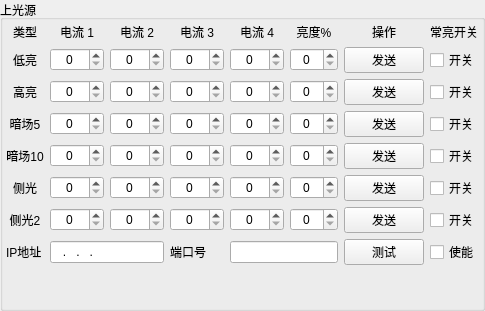
    <widget class="QGroupBox" name="groupBox_0">
     <property name="enabled">
      <bool>true</bool>
     </property>
     <property name="title">
      <string>上光源</string>
     </property>
     <layout class="QGridLayout" name="gridLayout_4">
      <property name="leftMargin">
       <number>3</number>
      </property>
      <property name="topMargin">
       <number>3</number>
      </property>
      <property name="rightMargin">
       <number>3</number>
      </property>
      <property name="bottomMargin">
       <number>3</number>
      </property>
      <item row="0" column="0">
       <layout class="QGridLayout" name="gridLayout">
        <item row="4" column="3">
         <widget class="QDoubleSpinBox" name="doubleSpinBox_0_cd4_3">
          <property name="alignment">
           <set>Qt::AlignCenter</set>
          </property>
          <property name="decimals">
           <number>0</number>
          </property>
          <property name="maximum">
           <double>4095.000000000000000</double>
          </property>
         </widget>
        </item>
        <item row="2" column="6">
         <widget class="QPushButton" name="pushButton_0_cd2">
          <property name="text">
           <string>发送</string>
          </property>
         </widget>
        </item>
        <item row="4" column="5">
         <widget class="QDoubleSpinBox" name="doubleSpinBox_0_cd4_5">
          <property name="enabled">
           <bool>true</bool>
          </property>
          <property name="alignment">
           <set>Qt::AlignCenter</set>
          </property>
          <property name="decimals">
           <number>0</number>
          </property>
          <property name="maximum">
           <double>100.000000000000000</double>
          </property>
         </widget>
        </item>
        <item row="2" column="5">
         <widget class="QDoubleSpinBox" name="doubleSpinBox_0_cd2_5">
          <property name="enabled">
           <bool>true</bool>
          </property>
          <property name="alignment">
           <set>Qt::AlignCenter</set>
          </property>
          <property name="decimals">
           <number>0</number>
          </property>
          <property name="maximum">
           <double>100.000000000000000</double>
          </property>
         </widget>
        </item>
        <item row="1" column="6">
         <widget class="QPushButton" name="pushButton_0_cd1">
          <property name="text">
           <string>发送</string>
          </property>
         </widget>
        </item>
        <item row="4" column="1">
         <widget class="QDoubleSpinBox" name="doubleSpinBox_0_cd4_1">
          <property name="alignment">
           <set>Qt::AlignCenter</set>
          </property>
          <property name="decimals">
           <number>0</number>
          </property>
          <property name="maximum">
           <double>4095.000000000000000</double>
          </property>
         </widget>
        </item>
        <item row="3" column="5">
         <widget class="QDoubleSpinBox" name="doubleSpinBox_0_cd3_5">
          <property name="enabled">
           <bool>true</bool>
          </property>
          <property name="alignment">
           <set>Qt::AlignCenter</set>
          </property>
          <property name="decimals">
           <number>0</number>
          </property>
          <property name="maximum">
           <double>100.000000000000000</double>
          </property>
         </widget>
        </item>
        <item row="3" column="6">
         <widget class="QPushButton" name="pushButton_0_cd3">
          <property name="text">
           <string>发送</string>
          </property>
         </widget>
        </item>
        <item row="4" column="0">
         <widget class="QLabel" name="label_0_4">
          <property name="text">
           <string>暗场10</string>
          </property>
          <property name="alignment">
           <set>Qt::AlignCenter</set>
          </property>
         </widget>
        </item>
        <item row="3" column="4">
         <widget class="QDoubleSpinBox" name="doubleSpinBox_0_cd3_4">
          <property name="alignment">
           <set>Qt::AlignCenter</set>
          </property>
          <property name="decimals">
           <number>0</number>
          </property>
          <property name="maximum">
           <double>4095.000000000000000</double>
          </property>
         </widget>
        </item>
        <item row="4" column="4">
         <widget class="QDoubleSpinBox" name="doubleSpinBox_0_cd4_4">
          <property name="alignment">
           <set>Qt::AlignCenter</set>
          </property>
          <property name="decimals">
           <number>0</number>
          </property>
          <property name="maximum">
           <double>4095.000000000000000</double>
          </property>
         </widget>
        </item>
        <item row="3" column="3">
         <widget class="QDoubleSpinBox" name="doubleSpinBox_0_cd3_3">
          <property name="alignment">
           <set>Qt::AlignCenter</set>
          </property>
          <property name="decimals">
           <number>0</number>
          </property>
          <property name="maximum">
           <double>4095.000000000000000</double>
          </property>
         </widget>
        </item>
        <item row="3" column="2">
         <widget class="QDoubleSpinBox" name="doubleSpinBox_0_cd3_2">
          <property name="alignment">
           <set>Qt::AlignCenter</set>
          </property>
          <property name="decimals">
           <number>0</number>
          </property>
          <property name="maximum">
           <double>4095.000000000000000</double>
          </property>
         </widget>
        </item>
        <item row="3" column="1">
         <widget class="QDoubleSpinBox" name="doubleSpinBox_0_cd3_1">
          <property name="alignment">
           <set>Qt::AlignCenter</set>
          </property>
          <property name="decimals">
           <number>0</number>
          </property>
          <property name="maximum">
           <double>4095.000000000000000</double>
          </property>
         </widget>
        </item>
        <item row="5" column="1">
         <widget class="QDoubleSpinBox" name="doubleSpinBox_0_cd5_1">
          <property name="alignment">
           <set>Qt::AlignCenter</set>
          </property>
          <property name="decimals">
           <number>0</number>
          </property>
          <property name="maximum">
           <double>4095.000000000000000</double>
          </property>
         </widget>
        </item>
        <item row="5" column="7">
         <widget class="QCheckBox" name="checkBox_0_cd5">
          <property name="text">
           <string>开关</string>
          </property>
         </widget>
        </item>
        <item row="4" column="2">
         <widget class="QDoubleSpinBox" name="doubleSpinBox_0_cd4_2">
          <property name="alignment">
           <set>Qt::AlignCenter</set>
          </property>
          <property name="decimals">
           <number>0</number>
          </property>
          <property name="maximum">
           <double>4095.000000000000000</double>
          </property>
         </widget>
        </item>
        <item row="3" column="0">
         <widget class="QLabel" name="label_0_3">
          <property name="text">
           <string>暗场5</string>
          </property>
          <property name="alignment">
           <set>Qt::AlignCenter</set>
          </property>
         </widget>
        </item>
        <item row="5" column="5">
         <widget class="QDoubleSpinBox" name="doubleSpinBox_0_cd5_5">
          <property name="enabled">
           <bool>true</bool>
          </property>
          <property name="alignment">
           <set>Qt::AlignCenter</set>
          </property>
          <property name="decimals">
           <number>0</number>
          </property>
          <property name="maximum">
           <double>100.000000000000000</double>
          </property>
         </widget>
        </item>
        <item row="5" column="4">
         <widget class="QDoubleSpinBox" name="doubleSpinBox_0_cd5_4">
          <property name="alignment">
           <set>Qt::AlignCenter</set>
          </property>
          <property name="decimals">
           <number>0</number>
          </property>
          <property name="maximum">
           <double>4095.000000000000000</double>
          </property>
         </widget>
        </item>
        <item row="5" column="6">
         <widget class="QPushButton" name="pushButton_0_cd5">
          <property name="text">
           <string>发送</string>
          </property>
         </widget>
        </item>
        <item row="5" column="3">
         <widget class="QDoubleSpinBox" name="doubleSpinBox_0_cd5_3">
          <property name="alignment">
           <set>Qt::AlignCenter</set>
          </property>
          <property name="decimals">
           <number>0</number>
          </property>
          <property name="maximum">
           <double>4095.000000000000000</double>
          </property>
         </widget>
        </item>
        <item row="5" column="0">
         <widget class="QLabel" name="label_0_5">
          <property name="text">
           <string>侧光</string>
          </property>
          <property name="alignment">
           <set>Qt::AlignCenter</set>
          </property>
         </widget>
        </item>
        <item row="6" column="5">
         <widget class="QDoubleSpinBox" name="doubleSpinBox_0_cd6_5">
          <property name="enabled">
           <bool>true</bool>
          </property>
          <property name="alignment">
           <set>Qt::AlignCenter</set>
          </property>
          <property name="decimals">
           <number>0</number>
          </property>
          <property name="maximum">
           <double>100.000000000000000</double>
          </property>
         </widget>
        </item>
        <item row="6" column="7">
         <widget class="QCheckBox" name="checkBox_0_cd6">
          <property name="text">
           <string>开关</string>
          </property>
         </widget>
        </item>
        <item row="6" column="0">
         <widget class="QLabel" name="label_0_6">
          <property name="text">
           <string>侧光2</string>
          </property>
          <property name="alignment">
           <set>Qt::AlignCenter</set>
          </property>
         </widget>
        </item>
        <item row="6" column="4">
         <widget class="QDoubleSpinBox" name="doubleSpinBox_0_cd6_4">
          <property name="alignment">
           <set>Qt::AlignCenter</set>
          </property>
          <property name="decimals">
           <number>0</number>
          </property>
          <property name="maximum">
           <double>4095.000000000000000</double>
          </property>
         </widget>
        </item>
        <item row="6" column="6">
         <widget class="QPushButton" name="pushButton_0_cd6">
          <property name="text">
           <string>发送</string>
          </property>
         </widget>
        </item>
        <item row="2" column="0">
         <widget class="QLabel" name="label_0_2">
          <property name="text">
           <string>高亮</string>
          </property>
          <property name="alignment">
           <set>Qt::AlignCenter</set>
          </property>
         </widget>
        </item>
        <item row="2" column="4">
         <widget class="QDoubleSpinBox" name="doubleSpinBox_0_cd2_4">
          <property name="enabled">
           <bool>true</bool>
          </property>
          <property name="alignment">
           <set>Qt::AlignCenter</set>
          </property>
          <property name="decimals">
           <number>0</number>
          </property>
          <property name="maximum">
           <double>4095.000000000000000</double>
          </property>
         </widget>
        </item>
        <item row="2" column="1">
         <widget class="QDoubleSpinBox" name="doubleSpinBox_0_cd2_1">
          <property name="alignment">
           <set>Qt::AlignCenter</set>
          </property>
          <property name="decimals">
           <number>0</number>
          </property>
          <property name="maximum">
           <double>4095.000000000000000</double>
          </property>
         </widget>
        </item>
        <item row="2" column="2">
         <widget class="QDoubleSpinBox" name="doubleSpinBox_0_cd2_2">
          <property name="alignment">
           <set>Qt::AlignCenter</set>
          </property>
          <property name="decimals">
           <number>0</number>
          </property>
          <property name="maximum">
           <double>4095.000000000000000</double>
          </property>
         </widget>
        </item>
        <item row="2" column="3">
         <widget class="QDoubleSpinBox" name="doubleSpinBox_0_cd2_3">
          <property name="alignment">
           <set>Qt::AlignCenter</set>
          </property>
          <property name="decimals">
           <number>0</number>
          </property>
          <property name="maximum">
           <double>4095.000000000000000</double>
          </property>
         </widget>
        </item>
        <item row="6" column="1">
         <widget class="QDoubleSpinBox" name="doubleSpinBox_0_cd6_1">
          <property name="alignment">
           <set>Qt::AlignCenter</set>
          </property>
          <property name="decimals">
           <number>0</number>
          </property>
          <property name="maximum">
           <double>4095.000000000000000</double>
          </property>
         </widget>
        </item>
        <item row="6" column="2">
         <widget class="QDoubleSpinBox" name="doubleSpinBox_0_cd6_2">
          <property name="alignment">
           <set>Qt::AlignCenter</set>
          </property>
          <property name="decimals">
           <number>0</number>
          </property>
          <property name="maximum">
           <double>4095.000000000000000</double>
          </property>
         </widget>
        </item>
        <item row="0" column="1">
         <widget class="QLabel" name="label_14">
          <property name="text">
           <string>电流 1</string>
          </property>
          <property name="alignment">
           <set>Qt::AlignCenter</set>
          </property>
         </widget>
        </item>
        <item row="0" column="2">
         <widget class="QLabel" name="label_15">
          <property name="text">
           <string>电流 2</string>
          </property>
          <property name="alignment">
           <set>Qt::AlignCenter</set>
          </property>
         </widget>
        </item>
        <item row="6" column="3">
         <widget class="QDoubleSpinBox" name="doubleSpinBox_0_cd6_3">
          <property name="alignment">
           <set>Qt::AlignCenter</set>
          </property>
          <property name="decimals">
           <number>0</number>
          </property>
          <property name="maximum">
           <double>4095.000000000000000</double>
          </property>
         </widget>
        </item>
        <item row="0" column="0">
         <widget class="QLabel" name="label_F_Module">
          <property name="text">
           <string>类型</string>
          </property>
          <property name="alignment">
           <set>Qt::AlignCenter</set>
          </property>
         </widget>
        </item>
        <item row="0" column="3">
         <widget class="QLabel" name="label_16">
          <property name="text">
           <string>电流 3</string>
          </property>
          <property name="alignment">
           <set>Qt::AlignCenter</set>
          </property>
         </widget>
        </item>
        <item row="1" column="0">
         <widget class="QLabel" name="label_0_1">
          <property name="text">
           <string>低亮</string>
          </property>
          <property name="alignment">
           <set>Qt::AlignCenter</set>
          </property>
         </widget>
        </item>
        <item row="1" column="1">
         <widget class="QDoubleSpinBox" name="doubleSpinBox_0_cd1_1">
          <property name="alignment">
           <set>Qt::AlignCenter</set>
          </property>
          <property name="decimals">
           <number>0</number>
          </property>
          <property name="maximum">
           <double>4095.000000000000000</double>
          </property>
         </widget>
        </item>
        <item row="1" column="2">
         <widget class="QDoubleSpinBox" name="doubleSpinBox_0_cd1_2">
          <property name="alignment">
           <set>Qt::AlignCenter</set>
          </property>
          <property name="decimals">
           <number>0</number>
          </property>
          <property name="maximum">
           <double>4095.000000000000000</double>
          </property>
         </widget>
        </item>
        <item row="1" column="4">
         <widget class="QDoubleSpinBox" name="doubleSpinBox_0_cd1_4">
          <property name="enabled">
           <bool>true</bool>
          </property>
          <property name="alignment">
           <set>Qt::AlignCenter</set>
          </property>
          <property name="decimals">
           <number>0</number>
          </property>
          <property name="maximum">
           <double>4095.000000000000000</double>
          </property>
         </widget>
        </item>
        <item row="1" column="3">
         <widget class="QDoubleSpinBox" name="doubleSpinBox_0_cd1_3">
          <property name="alignment">
           <set>Qt::AlignCenter</set>
          </property>
          <property name="decimals">
           <number>0</number>
          </property>
          <property name="maximum">
           <double>4095.000000000000000</double>
          </property>
         </widget>
        </item>
        <item row="1" column="5">
         <widget class="QDoubleSpinBox" name="doubleSpinBox_0_cd1_5">
          <property name="enabled">
           <bool>true</bool>
          </property>
          <property name="alignment">
           <set>Qt::AlignCenter</set>
          </property>
          <property name="decimals">
           <number>0</number>
          </property>
          <property name="maximum">
           <double>100.000000000000000</double>
          </property>
         </widget>
        </item>
        <item row="0" column="4">
         <widget class="QLabel" name="label_17">
          <property name="text">
           <string>电流 4</string>
          </property>
          <property name="alignment">
           <set>Qt::AlignCenter</set>
          </property>
         </widget>
        </item>
        <item row="0" column="5">
         <widget class="QLabel" name="label_31">
          <property name="text">
           <string>亮度%</string>
          </property>
          <property name="alignment">
           <set>Qt::AlignCenter</set>
          </property>
         </widget>
        </item>
        <item row="0" column="6">
         <widget class="QLabel" name="label_26">
          <property name="text">
           <string>操作</string>
          </property>
          <property name="alignment">
           <set>Qt::AlignCenter</set>
          </property>
         </widget>
        </item>
        <item row="1" column="7">
         <widget class="QCheckBox" name="checkBox_0_cd1">
          <property name="text">
           <string>开关</string>
          </property>
         </widget>
        </item>
        <item row="0" column="7">
         <widget class="QLabel" name="label">
          <property name="text">
           <string>常亮开关</string>
          </property>
         </widget>
        </item>
        <item row="4" column="7">
         <widget class="QCheckBox" name="checkBox_0_cd4">
          <property name="text">
           <string>开关</string>
          </property>
         </widget>
        </item>
        <item row="3" column="7">
         <widget class="QCheckBox" name="checkBox_0_cd3">
          <property name="text">
           <string>开关</string>
          </property>
         </widget>
        </item>
        <item row="2" column="7">
         <widget class="QCheckBox" name="checkBox_0_cd2">
          <property name="text">
           <string>开关</string>
          </property>
         </widget>
        </item>
        <item row="5" column="2">
         <widget class="QDoubleSpinBox" name="doubleSpinBox_0_cd5_2">
          <property name="alignment">
           <set>Qt::AlignCenter</set>
          </property>
          <property name="decimals">
           <number>0</number>
          </property>
          <property name="maximum">
           <double>4095.000000000000000</double>
          </property>
         </widget>
        </item>
        <item row="4" column="6">
         <widget class="QPushButton" name="pushButton_0_cd4">
          <property name="text">
           <string>发送</string>
          </property>
         </widget>
        </item>
        <item row="7" column="3">
         <widget class="QLabel" name="label_0_port">
          <property name="text">
           <string>端口号</string>
          </property>
         </widget>
        </item>
        <item row="7" column="1" colspan="2">
         <widget class="QLineEdit" name="lineEdit_0_ip">
          <property name="inputMask">
           <string>000.000.000.000</string>
          </property>
         </widget>
        </item>
        <item row="7" column="4" colspan="2">
         <widget class="QLineEdit" name="lineEdit_0_port"/>
        </item>
        <item row="7" column="6">
         <widget class="QPushButton" name="pushButton_0_getlight">
          <property name="text">
           <string>测试</string>
          </property>
         </widget>
        </item>
        <item row="7" column="7">
         <widget class="QCheckBox" name="checkBox_0_enable_light">
          <property name="text">
           <string>使能</string>
          </property>
         </widget>
        </item>
        <item row="7" column="0">
         <widget class="QLabel" name="label_0_ip">
          <property name="text">
           <string>IP地址</string>
          </property>
         </widget>
        </item>
       </layout>
      </item>
      <item row="1" column="0">
       <spacer name="verticalSpacer">
        <property name="orientation">
         <enum>Qt::Vertical</enum>
        </property>
        <property name="sizeHint" stdset="0">
         <size>
          <width>20</width>
          <height>40</height>
         </size>
        </property>
       </spacer>
      </item>
     </layout>
    </widget>
